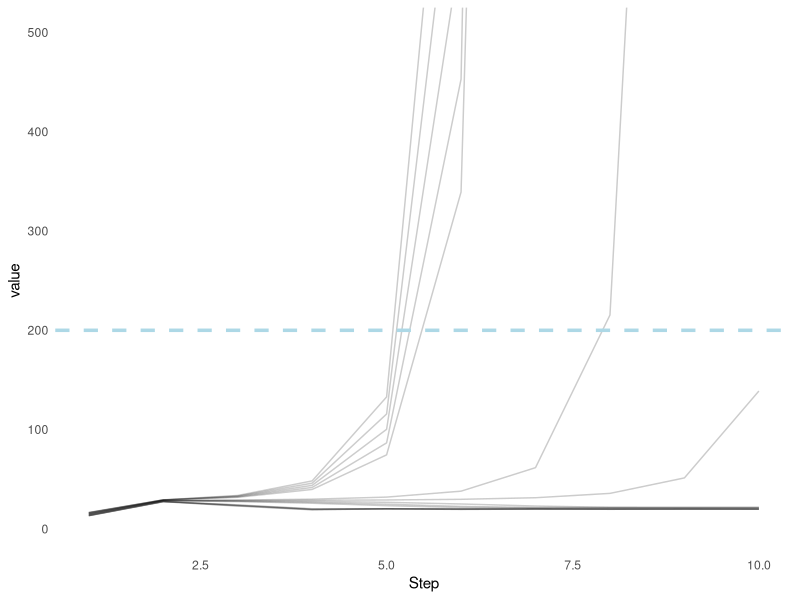
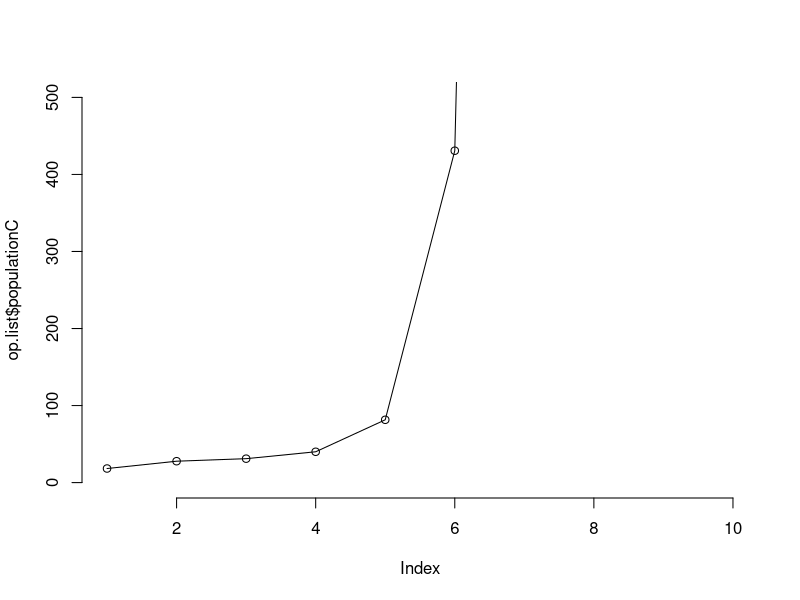

These figures' R source, in order:
###########################################################
#File name: Population_model_trial2.R                     #
#Population model for Neodiprion sertifer                 #
#Exploring how trait-mediated effects affects the dynamics#
###########################################################

library(ggplot2)

#ADD:
#Direct consumptive efffect

#Female choice

#Possibly add something on browsing intesity (100% - have data for survival, and for fecundity although low sample size)

#What values in the control model are needed for outbreaks - put these in and see if slarvaeB and DC can mitigate outbreaks under these conditions

#Model function 
years=10 #set number of years (same as in function)

sawfly.model<-function(Btrees=0.5,
                       Ctrees=(1-Btrees),
                       SlarvaeC=0.6,
                       years=10,
                       SlarvaeB=0.6,
                       DC=0.05){
  N<-2 #Initial population density (cocoons per m2)
  #SlarvaeB<-0.42 #Survival of larvae on browsed trees
  sexratio<-0.50 #Survival of larvae on control trees
  Bfec<-0 #Proportion of sawflies that fed on browsed trees as larvae in previous generation - have fecundity from browsed trees
  Cfec<-1
  FecundityB<-91 #Fecundity of females reared on browsed trees 
  FecundityC<-79 #Fecundity of females reared on control trees 
  Sbackground<-0.5 #Adult survival 
  Seggs<-0.9 #Egg survival 
  
  #Make population value and lamda value matrices
  population<-numeric(years)#Nt+1 matrix
  pop<-numeric(years)#Nt matrix
  lambda<-numeric(years) #Lambda matrix (Lambda=Nt+1/Nt)
  
  
  for(i in 1:years){
    pop[i]<-N #number of pupae at time t
    s.pupae<-1-(45*(N/(625+(N^2)))) #density dependent survival of pupae (based on Larsson et al 2000, Hanski 1987)
    N<-N*s.pupae #Basically number of adults at time t
    #N<-N*s.adult #adult survival (from Olofsson or other study?)
    #If we could incorporate female choice we should do it here
    
    N<-N*Sbackground #number of adults after effects of background survival (mortality of adults)
    
    
    NB.eggs<-N*Bfec*FecundityB*sexratio #Number of eggs laid by females with FecundityB
    NC.eggs<-N*Cfec*FecundityC*sexratio #Number of eggs laid by females with FecundityC
    
    N.eggs<-NB.eggs+NC.eggs #number of eggs
    NB<-N.eggs*Btrees #Number of eggs on browsed trees
    NC<-N.eggs*Ctrees #Number of eggs on control trees
    
    NB<-NB - DC*NB #Number of eggs on browsed trees after direct consumptive effects
    NC<-NC #No DC effects on control trees
    
    NB.larvae<-NB*Seggs #other survival effects on eggs (independent of browsing) --> nb of larvae
    NC.larvae<-NC*Seggs #other survival effects on eggs (independent of browsing) --> nb of larvae
    
    NB<-NB.larvae*SlarvaeB #survivl of larvae on browsed trees -> nb of cocoons produced from browsed trees
    NC<-NC.larvae*SlarvaeC #survival of larvae on control trees -> nb of cocoons produced from control trees
    
    
    N<-NB+NC #Number of pupae at t+1 
    
    
    #NBB<-N*Bfec*Btrees*Sbackground*sexratio*SlarvaeB*FecundityB-N*DC #on browsed trees with browsed fecundity, [add direct consumption]
    #NCB<-N*Bfec*Ctrees*Sbackground*sexratio*SlarvaeC*FecundityB #on control trees with browsed fecundity
    #NBC<-N*Cfec*Btrees*Sbackground*sexratio*SlarvaeB*FecundityC-N*DC #on browsed trees with control fecundity, [add direct consumption]
    #NCC<-N*Cfec*Ctrees*Sbackground*sexratio*SlarvaeC*FecundityC #on control trees with control fecundity 
    
    #N<-NBB+NCB+NBC+NCC #sum to obtain total population size
    #These needs to be fixed now (think that it's ok now):
    Bfec<-(NB)/N #the prop of individuals that have been reared on browsed trees 
    Cfec<-(NC)/N #the prop of individuals that have been reared on control trees 
    #Prop of induced trees (random), this can be varied to only be within a certain range or have a set value
    #Btrees<-runif(1,0,1) #Prop of trees getting browsed during winter, could be random or fixed 
    #Ctrees<-(1-Btrees)
    population[i]<-N
    lambda[i]<-(population[i]/pop[i])
    }
    output<-list("params" = c("Btrees"=Btrees,"DC"=DC,"SlarvaeB"=SlarvaeB),"population"=population,"population(t-1)"=pop,"lambda"=lambda)
    return(output)
}

sawfly.model()



# first, set up some ranges for a few parameters
Btrees <- seq (from=0.5, to=0.5, by=0.1)
DC <- seq(from=0.02, to=0.10, by=0.02)
SlarvaeB<-seq(from=0.3,to=0.5,by=0.1)

# make a data.frame with every combination of those parameters
param.args <- expand.grid(Btrees = Btrees, DC=DC, SlarvaeB=SlarvaeB)

# using apply, iterate across every row and pass the row values as the arguments to the tmii.func
output.list <- apply(param.args,1,function(params)sawfly.model(Btrees=params[1],DC=params[2],SlarvaeB=params[3]))

output.df <-data.frame((matrix(ncol = length(output.list), nrow = years)))

output.df <- data.frame("Step"=seq(from=1, to=years, by=1))
for (i in 1:length(output.list)){
  output.df[i+1] <- output.list[[i]]$population
  colnames(output.df)[i+1] <- paste0("run_",i)
}

plot.df <- reshape2::melt (output.df, id="Step")

ggplot2::ggplot (plot.df, aes(Step, value,fill=variable))+
  geom_line(alpha=0.2)+
  coord_cartesian(ylim=c(0,500))+
  geom_hline(yintercept=200,linetype=2,colour="lightblue",size=1.2)+
  theme_minimal()+
  theme(panel.grid.major = element_blank(), panel.grid.minor = element_blank())


output.df



#Control model: 

control.model<-function(years=10){
  NC=2
  Slarvae=0.6
  Sbackground=0.5
  sexratio=0.5
  Fecundity=79
  Seggs=0.9
  populationC<-numeric(years)
  popC<-numeric(years)
  lambdaC<-numeric(years)
  for(i in 1:years){
    popC[i]<-NC #number of pupae at time t
    s.pupae<-1-(45*(NC/(625+(NC^2)))) #density dependent survival of pupae 
    NC<-NC*s.pupae #Basically number of adults at time t
    NC<-NC*sexratio*Fecundity #Number of eggs laid
    NC<-NC*Seggs
    NC<-NC*Sbackground #Number of larvae
    NC<-NC*Slarvae #Number of pupae
    populationC[i]<-NC
    lambdaC[i]<-(populationC[i]/popC[i])
  }
  outputC<-list("populationC"=populationC,"populationC(t-1)"=popC,"lambdaC"=lambdaC)
  return(outputC)
}

control.model()

op.list<-control.model()
op.list

plot(op.list$populationC,bty="n",ylim=c(0,500))
lines(op.list$populationC)



##############################################

#QUESTIONS, LIMITATIONS, PROBLEMS, IDEAS ETC.:
##############################################

#Incorporate some direct consumption effect (% sawfly eggs accidently eaten by mammals during winter)
#Incorpotate some selectivity - female sawflies might avoid or prefer to oviposit on browsed trees
#Repeated herbivory - moose often re-browse trees - might change the level of imduced reponse
#Intensity of browsing - relationship between browsing induced reponse and the effect on sawflies might not be linear


